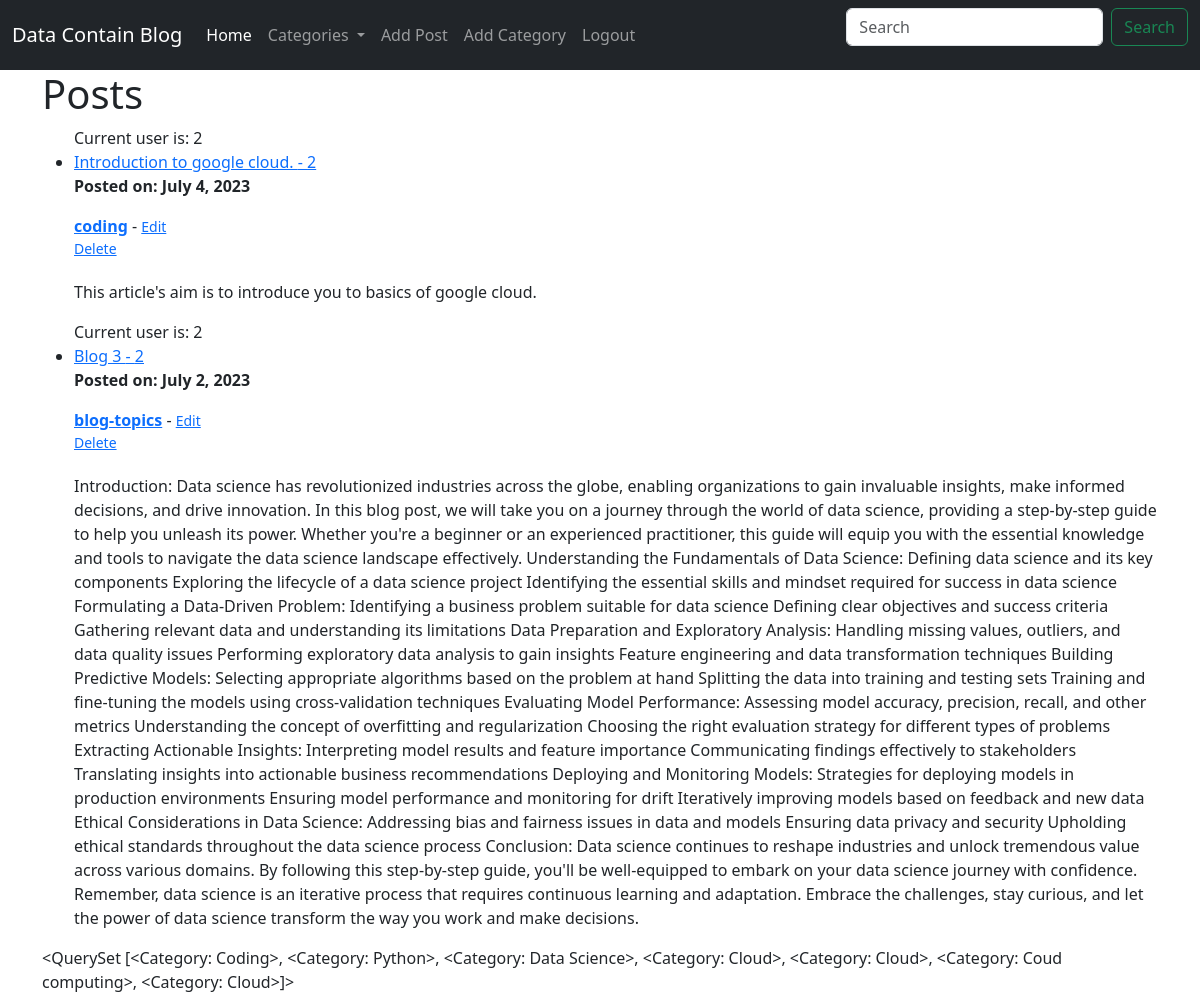
Screenshot of / (signed in) with the database file from the repository.
### blogapp/models.py (models this page shows, shortened)
class Post(models.Model):
    title = models.CharField(max_length=255)
    title_tag = models.CharField(max_length=255,default='My Data Science Blog')
    author = models.ForeignKey(User, on_delete=models.CASCADE)
    body = models.TextField()
    post_date = models.DateField(auto_created=True,default=timezone.now)
    category  = models.CharField(max_length=255, default= 'coding')
    likes = models.ManyToManyField(User, related_name='blogpost')

class Category(models.Model):
    name = models.CharField(max_length=255)
    def __str__(self):
        return self.name

### blogapp/views.py (the view)
# urls.py: path('', HomeView.as_view(), name='home'),
class HomeView(ListView):
    model = Post
    template_name = 'home.html'
    cats = Category.objects.all()
    ordering = ['-post_date']
    def get_context_data(self, *args, **kwargs):
        cat_menu = Category.objects.all()
        context = super(HomeView, self).get_context_data(*args, **kwargs)
        context['cat_menu'] = cat_menu
        return context

### blogapp/templates/home.html (shortened to what this page needs)
{% extends 'base.html' %}
{% block content %}
<h1>Posts</h1>
<ul>
{% for post in object_list %}
Current user is: {{ user.id }}
<li><a href="{% url 'article-details' post.pk %}"> {{ post.title }} - {{ post.author.id }} </a>
   <p> <strong>Posted on: {{ post.post_date }} </strong><p>
    <a href="{% url 'category' post.category  %}"> <strong> {{ post.category|slugify }}</strong></a>
                 {{ post.author.last_name }} - <small>
                 {% if user.is_authenticated %}
                 <a href="{% url 'update_post' post.pk %}"> Edit</a><br>
                 <a href="{% url 'delete_post' post.pk %}"> Delete</a><br>
                 {% endif %}
    <br/>
    </small>
    {{ post.body }}</li>
    {% endfor %}
</ul>
{{ cat_menu }}
{% endblock %}

### rows the page displays
Post: title "Introduction to google cloud.", author.id "2", post_date "July 4, 2023", category|slugify "coding", body "This article's aim is to introduce you to basics of google cloud."
Post: title "Blog 3", author.id "2", post_date "July 2, 2023", category|slugify "blog-topics", body "Introduction: Data science has revolutionized industries across the globe, enabling organizations to gain invaluable insights, make informed decisions, and drive innovation. In this blog post, we will take you on a journey through the world of data science, providing a step-by-step guide to help you unleash its power. Whether you're a beginner or an experienced practitioner, this guide will equip you with the essential knowledge and tools to navigate the data science landscape effectively. Understanding the Fundamentals of Data Science: Defining data science and its key components Exploring the lifecycle of a data science project Identifying the essential skills and mindset required for…"
Category: name.name "<QuerySet [<Category: Coding>, <Category: Python>, <Category: Data Science>, <Category: Cloud>, <Category: Cloud>, <Category: Coud computing>, <Category: Cloud>]>"

### other values shown
{{ user.id }} "2"
